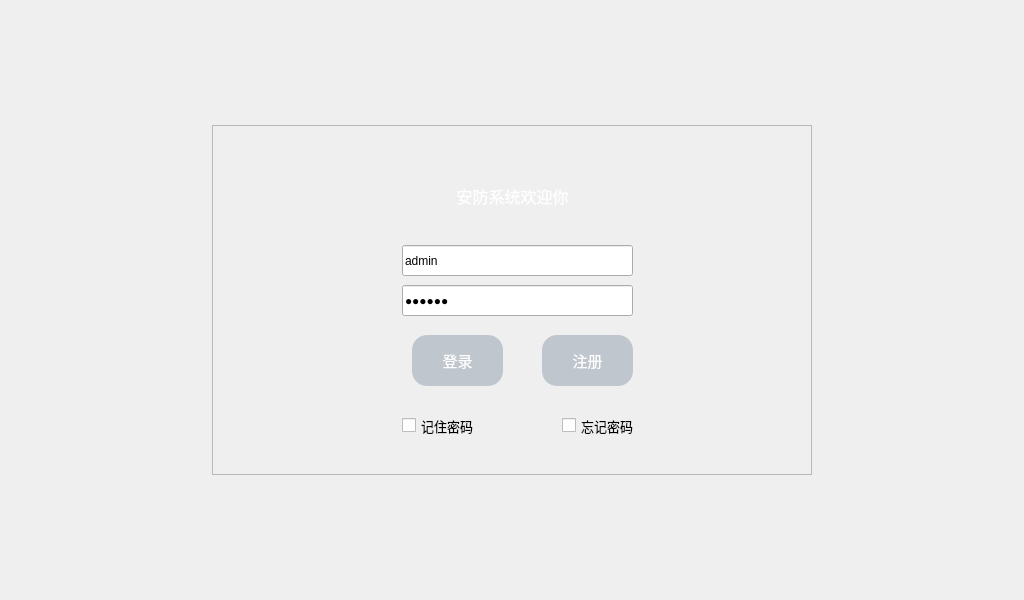
<?xml version="1.0" encoding="UTF-8"?>
<ui version="4.0">
 <class>Login</class>
 <widget class="QMainWindow" name="Login">
  <property name="geometry">
   <rect>
    <x>0</x>
    <y>0</y>
    <width>1024</width>
    <height>600</height>
   </rect>
  </property>
  <property name="windowTitle">
   <string>MainWindow</string>
  </property>
  <property name="styleSheet">
   <string notr="true">#Login{background-image: url(:/images/menu1.jpg);}

QPushButton {
	background-color: #68ACF9;
    color: white;
    padding: 5px;
    border-radius: 15px;
	color: rgba(255, 255,255, 250);background-color: rgba(0, 33, 68,50);
}

QPushButton:hover {
    background-color: #2F42B5;
}

QPushButton:pressed, QPushButton:checked {
    background-color: #2F42B5;
}</string>
  </property>
  <widget class="QWidget" name="centralwidget">
   <widget class="QFrame" name="frame">
    <property name="geometry">
     <rect>
      <x>212</x>
      <y>125</y>
      <width>600</width>
      <height>350</height>
     </rect>
    </property>
    <property name="frameShape">
     <enum>QFrame::StyledPanel</enum>
    </property>
    <property name="frameShadow">
     <enum>QFrame::Raised</enum>
    </property>
    <widget class="QCheckBox" name="checkBox_2">
     <property name="geometry">
      <rect>
       <x>350</x>
       <y>260</y>
       <width>141</width>
       <height>81</height>
      </rect>
     </property>
     <property name="font">
      <font>
       <pointsize>10</pointsize>
      </font>
     </property>
     <property name="focusPolicy">
      <enum>Qt::NoFocus</enum>
     </property>
     <property name="text">
      <string>忘记密码</string>
     </property>
    </widget>
    <widget class="QLineEdit" name="account_edt">
     <property name="geometry">
      <rect>
       <x>190</x>
       <y>120</y>
       <width>231</width>
       <height>31</height>
      </rect>
     </property>
     <property name="text">
      <string>admin</string>
     </property>
     <property name="placeholderText">
      <string>User Name</string>
     </property>
    </widget>
    <widget class="QLineEdit" name="password_edt">
     <property name="geometry">
      <rect>
       <x>190</x>
       <y>160</y>
       <width>231</width>
       <height>31</height>
      </rect>
     </property>
     <property name="text">
      <string>123456</string>
     </property>
     <property name="echoMode">
      <enum>QLineEdit::Password</enum>
     </property>
     <property name="placeholderText">
      <string>Password</string>
     </property>
    </widget>
    <widget class="QPushButton" name="register_btn">
     <property name="geometry">
      <rect>
       <x>330</x>
       <y>210</y>
       <width>91</width>
       <height>51</height>
      </rect>
     </property>
     <property name="font">
      <font>
       <pointsize>11</pointsize>
      </font>
     </property>
     <property name="focusPolicy">
      <enum>Qt::NoFocus</enum>
     </property>
     <property name="styleSheet">
      <string notr="true"/>
     </property>
     <property name="text">
      <string>注册</string>
     </property>
     <property name="flat">
      <bool>false</bool>
     </property>
    </widget>
    <widget class="QCheckBox" name="checkBox">
     <property name="geometry">
      <rect>
       <x>190</x>
       <y>260</y>
       <width>131</width>
       <height>81</height>
      </rect>
     </property>
     <property name="font">
      <font>
       <pointsize>10</pointsize>
       <weight>50</weight>
       <bold>false</bold>
      </font>
     </property>
     <property name="focusPolicy">
      <enum>Qt::NoFocus</enum>
     </property>
     <property name="styleSheet">
      <string notr="true"/>
     </property>
     <property name="text">
      <string>记住密码</string>
     </property>
    </widget>
    <widget class="QPushButton" name="login_btn">
     <property name="geometry">
      <rect>
       <x>200</x>
       <y>210</y>
       <width>91</width>
       <height>51</height>
      </rect>
     </property>
     <property name="font">
      <font>
       <pointsize>11</pointsize>
      </font>
     </property>
     <property name="mouseTracking">
      <bool>false</bool>
     </property>
     <property name="focusPolicy">
      <enum>Qt::NoFocus</enum>
     </property>
     <property name="styleSheet">
      <string notr="true"/>
     </property>
     <property name="text">
      <string>登录</string>
     </property>
    </widget>
    <widget class="QLabel" name="label">
     <property name="geometry">
      <rect>
       <x>170</x>
       <y>20</y>
       <width>261</width>
       <height>101</height>
      </rect>
     </property>
     <property name="font">
      <font>
       <pointsize>12</pointsize>
       <weight>50</weight>
       <bold>false</bold>
      </font>
     </property>
     <property name="styleSheet">
      <string notr="true">color: rgba(255, 255,255, 250);</string>
     </property>
     <property name="text">
      <string>安防系统欢迎你</string>
     </property>
     <property name="alignment">
      <set>Qt::AlignCenter</set>
     </property>
    </widget>
   </widget>
  </widget>
 </widget>
 <resources/>
 <connections/>
</ui>
